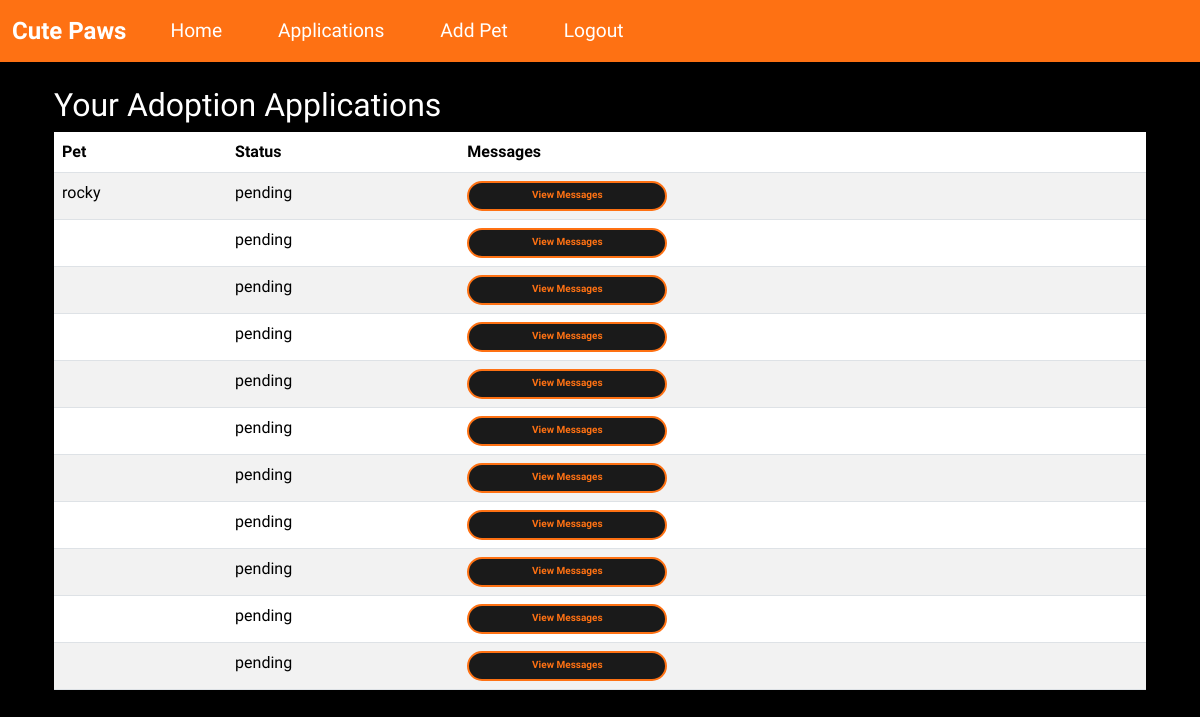
Page /applications (signed in) on the committed database.
### wepsite/models.py (models this page shows)
class AdoptionApplication(db.Model):
    id = db.Column(db.Integer, primary_key=True)
    pet_id = db.Column(db.Integer, db.ForeignKey('pet.id'))
    user_id = db.Column(db.Integer, db.ForeignKey('user.id'))
    application_date = db.Column(db.DateTime, default=func.now())
    answers = db.Column(db.Text)
    status = db.Column(db.String(20), default='pending')
    pet = db.relationship('Pet', backref='adoption_applications')

class Pet(db.Model):
    id             = db.Column(db.Integer, primary_key=True)
    name           = db.Column(db.String(100))
    age            = db.Column(db.Integer)
    breed          = db.Column(db.String(100))
    description    = db.Column(db.Text)
    city           = db.Column(db.String(100))  # Changed from location to city
    image_filename = db.Column(db.String(200))
    is_adopted     = db.Column(db.Boolean, default=False)
    adoption_date = db.Column(db.DateTime)
    posted_by      = db.Column(db.Integer, db.ForeignKey('user.id'))

### wepsite/views.py (the view)
@views.route('/applications')
@login_required
def applications():
    if current_user.is_admin:
        apps = AdoptionApplication.query.order_by(AdoptionApplication.id.desc()).all()
    else:
        apps = AdoptionApplication.query.filter_by(user_id=current_user.id).order_by(AdoptionApplication.id.desc()).all()
    for app in apps:
        app.unread = Message.query.filter(
            Message.application_id == app.id,
            Message.sender_id != current_user.id,
            Message.is_read == False
        ).count()
    return render_template('applications.html', user=current_user, applications=apps)

### wepsite/templates/applications.html (shortened to what this page needs)
{% extends "base.html" %}
{% block content %}
<div class="container mt-4">
    <h2>Your Adoption Applications</h2>
    <table class="table table-striped">
        <thead>
            <tr>
                <th>Pet</th>
                <th>Status</th>
                <th>Messages</th>
            </tr>
        </thead>
        <tbody>
            {% for app in applications %}
                <tr>
                    <td>{{ app.pet.name }}</td>
                    <td>{{ app.status }}</td>
                    <td>
                        <a href="{{ url_for('views.messages', application_id=app.id) }}" class="btn btn-primary btn-sm">
                            View Messages
                        </a>
                    </td>
                </tr>
            {% endfor %}
        </tbody>
    </table>
</div>
{% endblock %}

### wepsite/templates/base.html (style rules this page uses)
body { background-color: #000000; font-family: "Saira", sans-serif; font-optical-sizing: auto; color: #fff; margin: 0; padding: 0; height: 100vh; }
.btn { border-radius: 35px; width: 200px; height: 30px; border: 2px solid #fe7113; background-color: #1a1a1a; color: #fe7113; font-size: 10px; font-weight: bold; cursor: pointer; }

### rows in the picture
AdoptionApplication: pet.name "rocky", status "pending"
AdoptionApplication: status "pending"
AdoptionApplication: status "pending"
AdoptionApplication: status "pending"
AdoptionApplication: status "pending"
AdoptionApplication: status "pending"
AdoptionApplication: status "pending"
AdoptionApplication: status "pending"
AdoptionApplication: status "pending"
AdoptionApplication: status "pending"
AdoptionApplication: status "pending"
